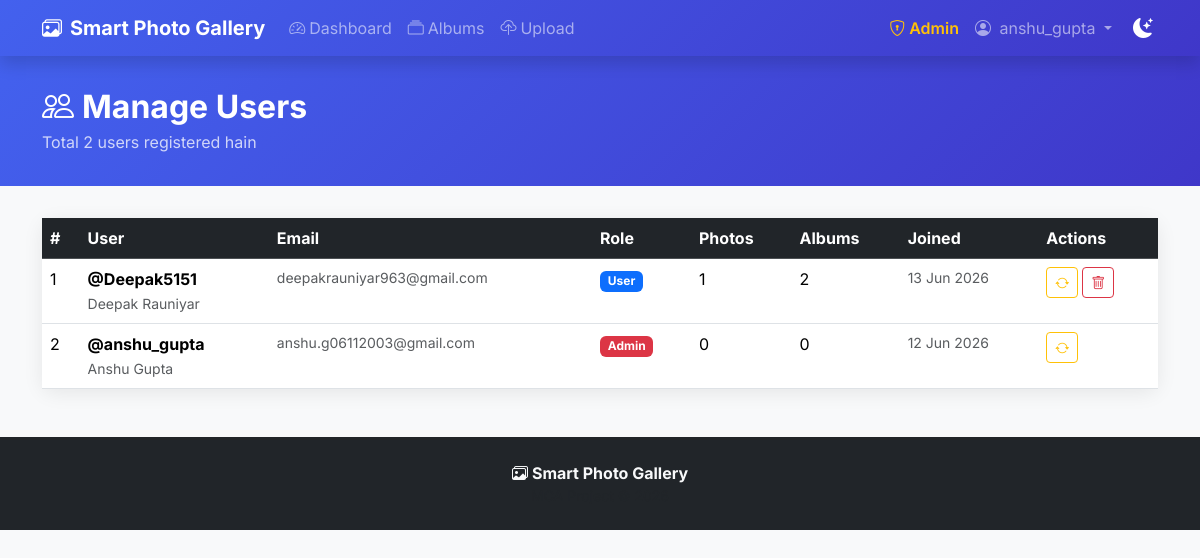
Screenshot of /admin/users.php (signed in) with the database file from the repository.
### tables this page shows
CREATE TABLE `users` (
  `id` int(11) NOT NULL,
  `username` varchar(50) NOT NULL,
  `email` varchar(100) NOT NULL,
  `password` varchar(255) NOT NULL,
  `full_name` varchar(100) DEFAULT NULL,
  `bio` text DEFAULT NULL,
  `profile_pic` varchar(255) DEFAULT 'default.png',
  `role` enum('user','admin') DEFAULT 'user',
  `status` enum('active','inactive') DEFAULT 'active',
  `created_at` timestamp NOT NULL DEFAULT current_timestamp(),
  `updated_at` timestamp NOT NULL DEFAULT current_timestamp() ON UPDATE current_timestamp()
);

### includes/functions.php (called while the page is built, shortened)
<?php
function sanitize($input) {
    return htmlspecialchars(trim($input), ENT_QUOTES, 'UTF-8');
}
function isLoggedIn() {
    return isset($_SESSION['user_id']) && !empty($_SESSION['user_id']);
}
function isAdmin() {
    return isset($_SESSION['role']) && $_SESSION['role'] === 'admin';
}
?>

### admin/users.php (the view, shortened to what this page needs)
<?php
require_once '../config/database.php';
$users = $pdo->query("
    SELECT u.*,
           COUNT(DISTINCT p.id) as photo_count,
           COUNT(DISTINCT a.id) as album_count
    FROM users u
    LEFT JOIN photos p ON p.user_id = u.id
    LEFT JOIN albums a ON a.user_id = u.id
    GROUP BY u.id
    ORDER BY u.created_at DESC
")->fetchAll();
require_once '../includes/header.php';
require_once '../includes/navbar.php';
?>
<div class="page-header">
  <div class="container">
    <h2 class="fw-bold mb-1">
      <i class="bi bi-people me-2"></i>Manage Users
    </h2>
    <p class="mb-0 opacity-75">
      Total <?= count($users) ?> users registered hain
    </p>
  </div>
</div>
<div class="container pb-5">
  <div class="card">
    <div class="table-responsive">
      <table class="table table-hover mb-0">
        <thead class="table-dark">
          <tr>
            <th>#</th>
            <th>User</th>
            <th>Email</th>
            <th>Role</th>
            <th>Photos</th>
            <th>Albums</th>
            <th>Joined</th>
            <th>Actions</th>
          </tr>
        </thead>
        <tbody>
          <?php foreach ($users as $i => $u): ?>
          <tr>
            <td><?= $i+1 ?></td>
            <td>
              <strong>@<?= sanitize($u['username']) ?></strong><br>
              <small class="text-muted"><?= sanitize($u['full_name']) ?></small>
            </td>
            <td class="text-muted small"><?= sanitize($u['email']) ?></td>
            <td>
              <?php if ($u['role'] === 'admin'): ?>
                <span class="badge bg-danger">Admin</span>
              <?php else: ?>
                <span class="badge bg-primary">User</span>
              <?php endif; ?>
            </td>
            <td><?= $u['photo_count'] ?></td>
            <td><?= $u['album_count'] ?></td>
            <td class="small text-muted">
              <?= date('d M Y', strtotime($u['created_at'])) ?>
            </td>
            <td>
              <div class="d-flex gap-1">
                <form method="POST" class="d-inline">
                  <button type="submit"
                          class="btn btn-sm btn-outline-warning"
                          title="Role Toggle">
                    <i class="bi bi-arrow-repeat"></i>
                  </button>
                </form>
                <?php if ($u['id'] !== $_SESSION['user_id']): ?>
                <form method="POST" class="d-inline confirm-delete-form"
                      data-message="Is user ko delete karna chahte ho?">
                  <button type="submit"
                          class="btn btn-sm btn-outline-danger">
                    <i class="bi bi-trash"></i>
                  </button>
                </form>
                <?php endif; ?>
              </div>
            </td>
          </tr>
          <?php endforeach; ?>
        </tbody>
      </table>
    </div>
  </div>
</div>
<?php require_once '../includes/footer.php'; ?>

### includes/header.php (shortened to what this page needs)
<!DOCTYPE html>
<html lang="en" <?php if(isset($_COOKIE['darkMode']) && $_COOKIE['darkMode'] === 'true') echo 'data-bs-theme="dark"'; ?>>
<head>
    <link href="https://cdn.jsdelivr.net/npm/bootstrap@5.3.2/dist/css/bootstrap.min.css" rel="stylesheet">
    <link href="https://cdn.jsdelivr.net/npm/bootstrap-icons@1.11.3/font/bootstrap-icons.css" rel="stylesheet">
    <link href="<?= BASE_URL ?>/assets/css/style.css" rel="stylesheet">
</head>
<body>

### includes/navbar.php (shortened to what this page needs)
<nav class="navbar navbar-expand-lg navbar-dark sticky-top shadow">
  <div class="container">
    <a class="navbar-brand fw-bold" href="<?= BASE_URL ?>">
      <i class="bi bi-images me-2"></i><?= SITE_NAME ?>
    </a>
    <div class="collapse navbar-collapse" id="navbarMain">
      <ul class="navbar-nav me-auto">
        <?php if (isLoggedIn()): ?>
          <li class="nav-item">
            <a class="nav-link" href="<?= BASE_URL ?>/dashboard.php">
              <i class="bi bi-speedometer2 me-1"></i>Dashboard
            </a>
          </li>
          <li class="nav-item">
            <a class="nav-link" href="<?= BASE_URL ?>/albums/index.php">
              <i class="bi bi-collection me-1"></i>Albums
            </a>
          </li>
          <li class="nav-item">
            <a class="nav-link" href="<?= BASE_URL ?>/photos/upload.php">
              <i class="bi bi-cloud-upload me-1"></i>Upload
            </a>
          </li>
        <?php endif; ?>
      </ul>
      <ul class="navbar-nav ms-auto align-items-center">
        <?php if (isLoggedIn()): ?>
          <?php if (isAdmin()): ?>
          <li class="nav-item">
            <a class="nav-link text-warning fw-semibold"
               href="<?= BASE_URL ?>/admin/index.php">
              <i class="bi bi-shield-lock me-1"></i>Admin
            </a>
          </li>
          <?php endif; ?>
          <li class="nav-item dropdown">
            <a class="nav-link dropdown-toggle" href="#" data-bs-toggle="dropdown">
              <i class="bi bi-person-circle me-1"></i>
              <?= sanitize($_SESSION['username'] ?? 'User') ?>
            </a>
          </li>
        <?php endif; ?>
        <li class="nav-item ms-2">
          <button id="darkModeBtn" class="btn btn-link text-white p-1" title="Toggle Dark Mode">
            <i class="bi bi-moon-stars-fill fs-5"></i>
          </button>
        </li>
      </ul>
    </div>
  </div>
</nav>

### includes/footer.php (shortened to what this page needs)
<footer class="bg-dark text-light py-4">
  <div class="container text-center">
    <strong><i class="bi bi-images me-1"></i><?= SITE_NAME ?></strong>
    <p class="text-muted small mb-0">MCA Project &copy; <?= date('Y') ?></p>
  </div>
</footer>
</body>
</html>

### assets/css/style.css (style rules this page uses)
body { font-family: 'Inter', sans-serif; background-color: #f8f9fa; }
:root { --primary: #4361ee; --secondary: #3f37c9; --radius: 12px; --shadow: 0 4px 20px rgba(0,0,0,0.08); --transition: all 0.3s ease; }
.navbar { background: linear-gradient(135deg, var(--primary), var(--secondary)) !important; }
.card { border: none; border-radius: var(--radius); box-shadow: var(--shadow); transition: var(--transition); }
.page-header { background: linear-gradient(135deg, var(--primary), var(--secondary)); color: white; padding: 2rem 0; margin-bottom: 2rem; }

### rows the page displays
users: username "Deepak5151", full_name "Deepak Rauniyar", email "deepakrauniyar963@gmail.com", role "User", photo_count "1", album_count "2", created_at "13 Jun 2026"
users: username "anshu_gupta", full_name "Anshu Gupta", email "anshu.g06112003@gmail.com", role "Admin", photo_count "0", album_count "0", created_at "12 Jun 2026"

### other values shown
SITE_NAME "Smart Photo Gallery"
$_SESSION['username'] "anshu_gupta"
count($users) "2"
